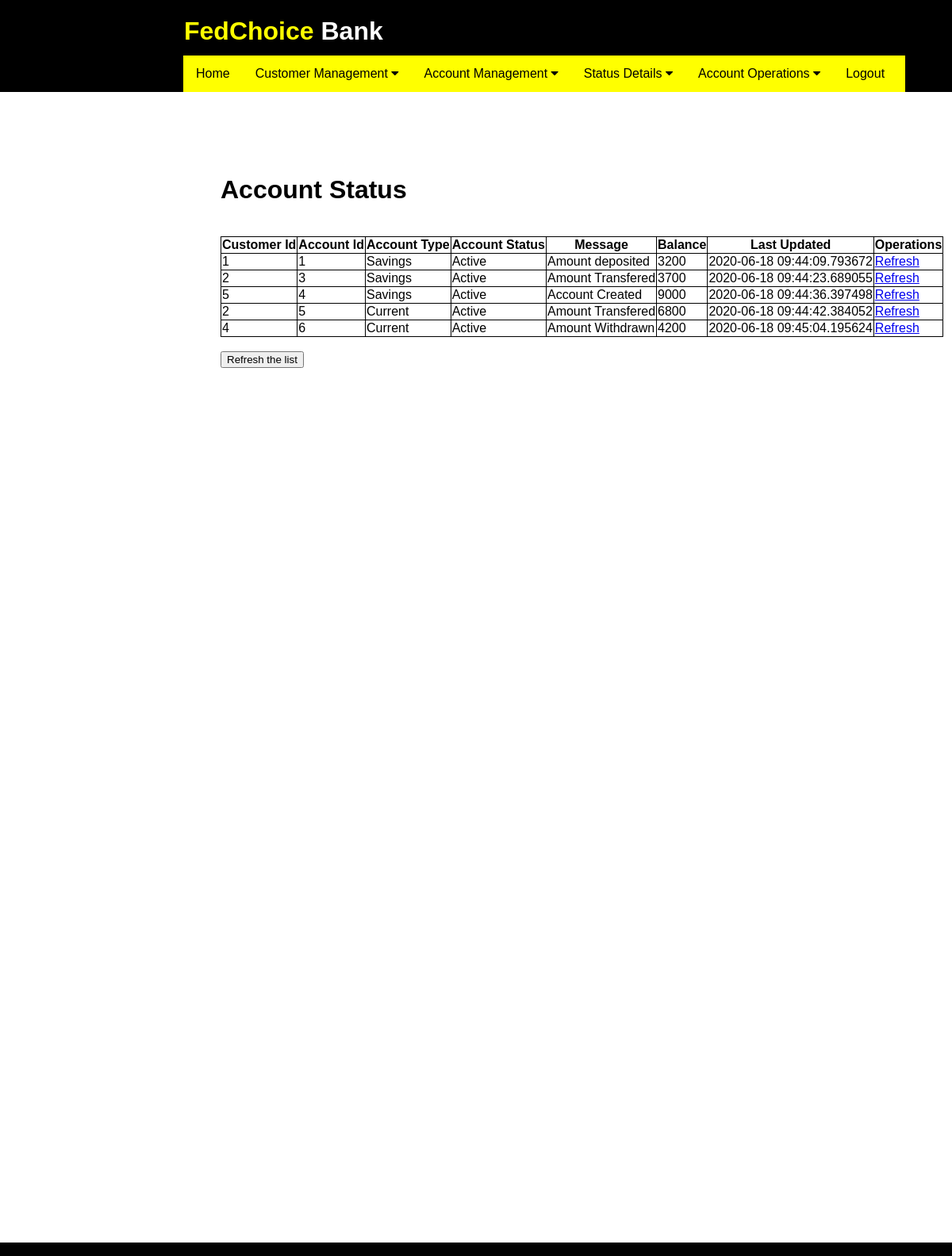
Screenshot of /account_status (signed in) with the database file from the repository.
### application/routes.py (models this page shows)
class Account(db.Model):
    id = db.Column(db.Integer, primary_key=True)
    cust_id = db.Column(db.Integer)
    acnt_type = db.Column(db.String(20))
    acnt_status = db.Column(db.String(20))
    bal = db.Column(db.Integer)
    acnt_msg =  db.Column(db.String(30))
    date = db.Column(db.DateTime, default=datetime.now)

### application/routes.py (the view)
@app.route('/account_status')
def account_status():
    if 'username' in session:
        accounts = Account.query.all()
        if not accounts:
            flash('No accounts exists in database')
            return redirect( url_for('account_status') )
        else:
            return render_template('account_status.html', accounts = accounts)
    else:
        flash('You are logged out. Please login again')
        return redirect( url_for('login') )
    return render_template('account_status.html')

### application/templates/account_status.html (shortened to what this page needs)
{% extends "layout.html" %}
{% block content %}
<div class="status">
    <h1>Account Status</h1><br>
    <table>
        <tr>
            <th>Customer Id</th>
            <th>Account Id</th>
            <th>Account Type</th>
            <th>Account Status</th>
            <th>Message</th>
            <th>Balance</th>
            <th>Last Updated</th>
            <th>Operations</th>
        </tr>
        {% for account in accounts %}
        <tr>
            <td> {{ account.cust_id }} </td>
            <td> {{ account.id }} </td>
            <td> {{ account.acnt_type }} </td>
            <td> {{ account.acnt_status }} </td>
            <td> {{ account.acnt_msg }} </td>
            <td> {{ account.bal }}</td>
            <td> {{ account.date }} </td>
            <td> <a href="{{ url_for('account_status') }}">Refresh</a> </td>
        </tr>
        {% endfor %}
    </table>
    <br>
    <form action="{{ url_for('account_status') }}">
    <button type="submit" value="Refresh the list">Refresh the list</button>
    </form>
</div>
{% endblock %}

### application/templates/layout.html (shortened to what this page needs)
<!DOCTYPE html>
<html>
<head>
    <link rel="stylesheet" href="https://cdnjs.cloudflare.com/ajax/libs/font-awesome/4.7.0/css/font-awesome.min.css">
    <link rel="stylesheet" href="{{ url_for('static', filename='css/main.css') }}">
</head>
<body>
    {% include "includes/header.html" %}
    {% block content %} {% endblock %}
    {% include "includes/footer.html" %}
</body>
</html>

### application/templates/includes/header.html (shortened to what this page needs)
<header>
    <div class="heading">
        <h1 id="logo" style="color: yellow; display: inline-flex;">FedChoice&nbsp;
            <div style="color: white; display: inline-flex;">Bank</div>
        </h1>
    </div>
    <div class="links">
        <nav class="navbar">
            <div class="home"><a href="{{ url_for('home') }}">Home</a></div>
            <div class="dropdown">
                <button class="dropbtn">Customer Management
                    <i class="fa fa-caret-down"></i>
                </button>
            </div>
            <div class="dropdown">
                <button class="dropbtn">Account Management
                    <i class="fa fa-caret-down"></i>
                </button>
            </div>
            <div class="dropdown">
                <button class="dropbtn">Status Details
                    <i class="fa fa-caret-down"></i>
                </button>
            </div>
            <div class="dropdown">
                <button class="dropbtn">Account Operations
                    <i class="fa fa-caret-down"></i>
                </button>
            </div>
            <div class="logout"><a href="{{ url_for('logout') }}">Logout</a></div>
        </nav>
    </div>
</header>

### application/templates/includes/footer.html (shortened to what this page needs)
    <div class="footer">
        <div class="space-around" >
        <div  class="footercontent1">
        </div>
            <div class="footercontent2">
            </div>
            <div class="footercontent3">
            </div>
        </div>
    </div>

### application/static/css/main.css (style rules this page uses)
header { background-color: black; height: 116px; position: absolute; top: 0; left: 0; width: 100%; }
html { overflow-y: scroll; overflow-x: hidden; }
body { font-family: Arial, Helvetica, sans-serif; height: 100%; display: flex; flex-direction: column; }
#logo { color: yellow; display: inline-flex; position: absolute; left: 232px; }
.navbar { overflow: hidden; background-color: rgb(255, 255, 0); }
.navbar a { float: left; font-size: 16px; color: black; text-align: center; padding: 14px 16px; text-decoration: none; }
.dropdown { float: left; overflow: hidden; }
.dropdown .dropbtn { font-size: 16px; border: none; outline: none; color: black; padding: 14px 16px; background-color: inherit; font-family: inherit; margin: 0; }
.links { width: 910px; position: absolute; left: 231px; top: 70px; }
table, th, td { border: 1px solid black; border-collapse: collapse; }
.status { position: absolute; top: 200px; left: 278px; }
.footer { position: absolute; left: 0px; bottom: -196px; width: 100%; background-color: black; color: blanchedalmond; text-align: center; }
.space-around { display: flex; justify-content: space-around; padding: 10px; }
.footercontent1 { flex-basis: 40%; text-align: start; }
.footercontent2 { flex-basis: 20%; text-align: start; }
.footercontent3 { flex-basis: 30%; text-align: start; }

### rows the page displays
Account: cust_id "1", id "1", acnt_type "Savings", acnt_status "Active", acnt_msg "Amount deposited", bal "3200", date "2020-06-18 09:44:09.793672"
Account: cust_id "2", id "3", acnt_type "Savings", acnt_status "Active", acnt_msg "Amount Transfered", bal "3700", date "2020-06-18 09:44:23.689055"
Account: cust_id "5", id "4", acnt_type "Savings", acnt_status "Active", acnt_msg "Account Created", bal "9000", date "2020-06-18 09:44:36.397498"
Account: cust_id "2", id "5", acnt_type "Current", acnt_status "Active", acnt_msg "Amount Transfered", bal "6800", date "2020-06-18 09:44:42.384052"
Account: cust_id "4", id "6", acnt_type "Current", acnt_status "Active", acnt_msg "Amount Withdrawn", bal "4200", date "2020-06-18 09:45:04.195624"
